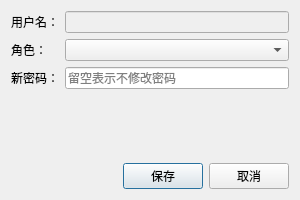
<?xml version="1.0" encoding="UTF-8"?>
<ui version="4.0">
 <class>UserEditDialog</class>
 <widget class="QDialog" name="UserEditDialog">
  <property name="geometry">
   <rect>
    <x>0</x>
    <y>0</y>
    <width>300</width>
    <height>200</height>
   </rect>
  </property>
  <property name="windowTitle">
   <string>编辑用户</string>
  </property>
  <layout class="QVBoxLayout" name="verticalLayout">
   <item>
    <layout class="QFormLayout" name="formLayout">
     <item row="0" column="0">
      <widget class="QLabel" name="labelUsername">
       <property name="text">
        <string>用户名：</string>
       </property>
      </widget>
     </item>
     <item row="0" column="1">
      <widget class="QLineEdit" name="lineEditUsername">
       <property name="enabled">
        <bool>false</bool>
       </property>
      </widget>
     </item>
     <item row="1" column="0">
      <widget class="QLabel" name="labelRole">
       <property name="text">
        <string>角色：</string>
       </property>
      </widget>
     </item>
     <item row="1" column="1">
      <widget class="QComboBox" name="comboBoxRole"/>
     </item>
     <item row="2" column="0">
      <widget class="QLabel" name="labelPassword">
       <property name="text">
        <string>新密码：</string>
       </property>
      </widget>
     </item>
     <item row="2" column="1">
      <widget class="QLineEdit" name="lineEditPassword">
       <property name="echoMode">
        <enum>QLineEdit::Password</enum>
       </property>
       <property name="placeholderText">
        <string>留空表示不修改密码</string>
       </property>
      </widget>
     </item>
    </layout>
   </item>
   <item>
    <layout class="QHBoxLayout" name="horizontalLayout">
     <item>
      <spacer name="horizontalSpacer">
       <property name="orientation">
        <enum>Qt::Horizontal</enum>
       </property>
       <property name="sizeHint" stdset="0">
        <size>
         <width>40</width>
         <height>20</height>
        </size>
       </property>
      </spacer>
     </item>
     <item>
      <widget class="QPushButton" name="btnSave">
       <property name="text">
        <string>保存</string>
       </property>
      </widget>
     </item>
     <item>
      <widget class="QPushButton" name="btnCancel">
       <property name="text">
        <string>取消</string>
       </property>
      </widget>
     </item>
    </layout>
   </item>
  </layout>
 </widget>
 <resources/>
 <connections/>
</ui> 
